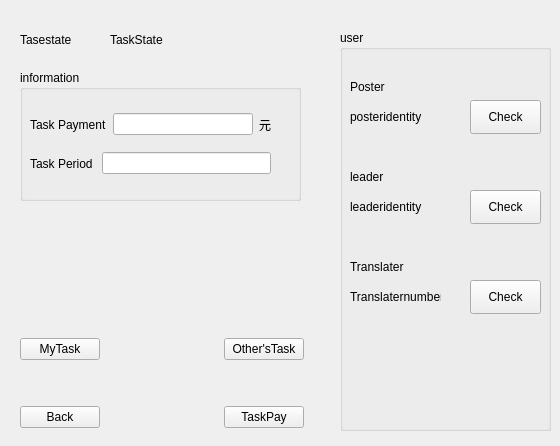
    <widget class="QWidget" name="checkmytranpage">
     <widget class="QGroupBox" name="groupBox_6">
      <property name="geometry">
       <rect>
        <x>340</x>
        <y>30</y>
        <width>211</width>
        <height>401</height>
       </rect>
      </property>
      <property name="title">
       <string>user</string>
      </property>
      <widget class="QLabel" name="t_posterlabel">
       <property name="geometry">
        <rect>
         <x>10</x>
         <y>40</y>
         <width>54</width>
         <height>34</height>
        </rect>
       </property>
       <property name="text">
        <string>Poster</string>
       </property>
      </widget>
      <widget class="QLabel" name="t_tranlabel">
       <property name="geometry">
        <rect>
         <x>10</x>
         <y>220</y>
         <width>90</width>
         <height>34</height>
        </rect>
       </property>
       <property name="text">
        <string>Translater</string>
       </property>
      </widget>
      <widget class="QLabel" name="t_posterread">
       <property name="geometry">
        <rect>
         <x>10</x>
         <y>70</y>
         <width>101</width>
         <height>34</height>
        </rect>
       </property>
       <property name="text">
        <string>posteridentity</string>
       </property>
      </widget>
      <widget class="QPushButton" name="t_checkposterbutton">
       <property name="geometry">
        <rect>
         <x>130</x>
         <y>70</y>
         <width>71</width>
         <height>34</height>
        </rect>
       </property>
       <property name="text">
        <string>Check</string>
       </property>
      </widget>
      <widget class="QLabel" name="t_trannum">
       <property name="geometry">
        <rect>
         <x>10</x>
         <y>250</y>
         <width>91</width>
         <height>34</height>
        </rect>
       </property>
       <property name="text">
        <string>Translaternumber</string>
       </property>
      </widget>
      <widget class="QPushButton" name="t_checktranbutton">
       <property name="geometry">
        <rect>
         <x>130</x>
         <y>250</y>
         <width>71</width>
         <height>34</height>
        </rect>
       </property>
       <property name="text">
        <string>Check</string>
       </property>
      </widget>
      <widget class="QPushButton" name="t_checkleaderbutton">
       <property name="geometry">
        <rect>
         <x>130</x>
         <y>160</y>
         <width>71</width>
         <height>34</height>
        </rect>
       </property>
       <property name="text">
        <string>Check</string>
       </property>
      </widget>
      <widget class="QLabel" name="t_leaderlabel">
       <property name="geometry">
        <rect>
         <x>10</x>
         <y>130</y>
         <width>54</width>
         <height>34</height>
        </rect>
       </property>
       <property name="text">
        <string>leader</string>
       </property>
      </widget>
      <widget class="QLabel" name="t_leaderread">
       <property name="geometry">
        <rect>
         <x>10</x>
         <y>160</y>
         <width>101</width>
         <height>34</height>
        </rect>
       </property>
       <property name="text">
        <string>leaderidentity</string>
       </property>
      </widget>
     </widget>
     <widget class="QGroupBox" name="groupBox_18">
      <property name="geometry">
       <rect>
        <x>20</x>
        <y>70</y>
        <width>281</width>
        <height>131</height>
       </rect>
      </property>
      <property name="title">
       <string>information</string>
      </property>
      <widget class="QWidget" name="layoutWidget_34">
       <property name="geometry">
        <rect>
         <x>10</x>
         <y>80</y>
         <width>241</width>
         <height>27</height>
        </rect>
       </property>
       <layout class="QHBoxLayout" name="horizontalLayout_57">
        <item>
         <widget class="QLabel" name="circletimelabel_7">
          <property name="text">
           <string>Task Period </string>
          </property>
         </widget>
        </item>
        <item>
         <widget class="QLineEdit" name="t_circletimeedit"/>
        </item>
       </layout>
      </widget>
      <widget class="QWidget" name="layoutWidget_35">
       <property name="geometry">
        <rect>
         <x>10</x>
         <y>40</y>
         <width>241</width>
         <height>29</height>
        </rect>
       </property>
       <layout class="QHBoxLayout" name="horizontalLayout_58">
        <item>
         <layout class="QHBoxLayout" name="horizontalLayout_59">
          <item>
           <widget class="QLabel" name="taskpaymentlabel_7">
            <property name="text">
             <string>Task Payment</string>
            </property>
           </widget>
          </item>
          <item>
           <widget class="QLineEdit" name="t_taskpaymentedit"/>
          </item>
         </layout>
        </item>
        <item>
         <widget class="QLabel" name="label_39">
          <property name="text">
           <string>元</string>
          </property>
         </widget>
        </item>
       </layout>
      </widget>
     </widget>
     <widget class="QWidget" name="layoutWidget_37">
      <property name="geometry">
       <rect>
        <x>20</x>
        <y>30</y>
        <width>173</width>
        <height>20</height>
       </rect>
      </property>
      <layout class="QHBoxLayout" name="horizontalLayout_61">
       <item>
        <widget class="QLabel" name="l_subtasklabel_5">
         <property name="text">
          <string>Tasestate</string>
         </property>
        </widget>
       </item>
       <item>
        <widget class="QLabel" name="l_subtasknum_5">
         <property name="text">
          <string>TaskState</string>
         </property>
        </widget>
       </item>
      </layout>
     </widget>
     <widget class="QWidget" name="layoutWidget">
      <property name="geometry">
       <rect>
        <x>20</x>
        <y>330</y>
        <width>284</width>
        <height>107</height>
       </rect>
      </property>
      <layout class="QGridLayout" name="gridLayout">
       <item row="0" column="0" rowspan="2" colspan="2">
        <widget class="QPushButton" name="t_entermytaskbutton">
         <property name="text">
          <string>MyTask</string>
         </property>
        </widget>
       </item>
       <item row="0" column="2" rowspan="2">
        <spacer name="horizontalSpacer">
         <property name="orientation">
          <enum>Qt::Horizontal</enum>
         </property>
         <property name="sizeHint" stdset="0">
          <size>
           <width>40</width>
           <height>20</height>
          </size>
         </property>
        </spacer>
       </item>
       <item row="0" column="3" rowspan="2" colspan="2">
        <widget class="QPushButton" name="t_othertaskbutton">
         <property name="text">
          <string>Other'sTask</string>
         </property>
        </widget>
       </item>
       <item row="2" column="2" rowspan="2">
        <spacer name="horizontalSpacer_3">
         <property name="orientation">
          <enum>Qt::Horizontal</enum>
         </property>
         <property name="sizeHint" stdset="0">
          <size>
           <width>40</width>
           <height>20</height>
          </size>
         </property>
        </spacer>
       </item>
       <item row="3" column="0" rowspan="2" colspan="2">
        <widget class="QPushButton" name="t_backbutton">
         <property name="text">
          <string>Back</string>
         </property>
        </widget>
       </item>
       <item row="3" column="3" rowspan="2" colspan="2">
        <widget class="QPushButton" name="t_gettaskbutton">
         <property name="text">
          <string>TaskPay</string>
         </property>
        </widget>
       </item>
       <item row="4" column="2">
        <spacer name="horizontalSpacer_2">
         <property name="orientation">
          <enum>Qt::Horizontal</enum>
         </property>
         <property name="sizeHint" stdset="0">
          <size>
           <width>40</width>
           <height>20</height>
          </size>
         </property>
        </spacer>
       </item>
      </layout>
     </widget>
    </widget>
